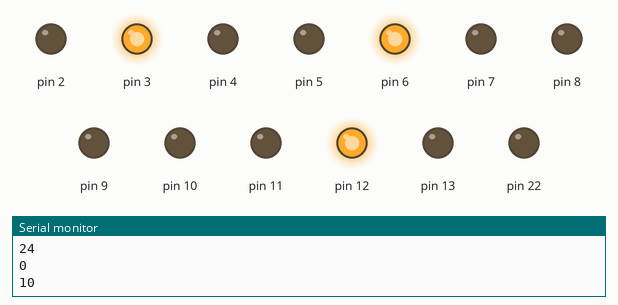
A sketch run on a simulated Arduino Mega 2560, built with avr-gcc and run on an emulated ATmega2560. On the bench: output pins drawn as LEDs (lit = HIGH), the last lines printed to the serial monitor. The local clock reads 2024-03-15 10:24:30 at power-on unless the sketch sets it.

Above: at 0.1 s.
At 30.3 s:
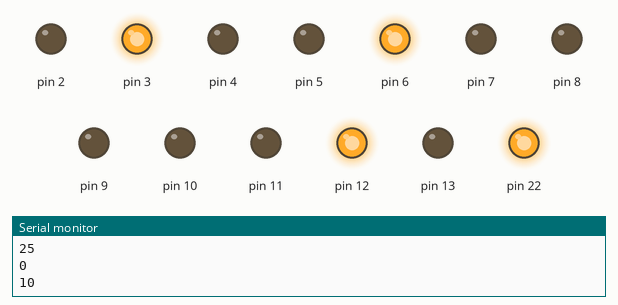
At 90.9 s:
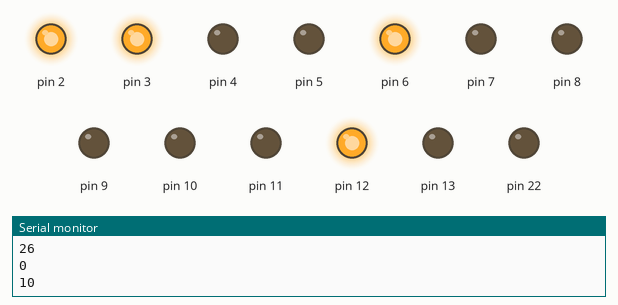
Timing chart, 0 to 92.4 s (numbered marks = the images above):
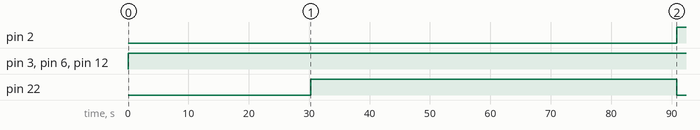

Measured:
- by itself, pin 2: LOW → HIGH at 90.9 s
- by itself, pin 3, pin 6, pin 12: LOW → HIGH at 0.01 s
- by itself, pin 22: LOW → HIGH at 30.3 s, → LOW 60.6 s later

The sketch:

binary_clock.ino
```cpp
#include <DS3231.h>

// Init the DS3231 using the hardware interface
DS3231  rtc(SDA, SCL);

// Init a Time-data structure
Time  t;

void setup()
{
  pinMode(22,OUTPUT);
  pinMode(2, OUTPUT);
  pinMode(3, OUTPUT);
  pinMode(4, OUTPUT);
  pinMode(5, OUTPUT);
  pinMode(6, OUTPUT);
  pinMode(7, OUTPUT);
  pinMode(8, OUTPUT);
  pinMode(9, OUTPUT);
  pinMode(10, OUTPUT);
  pinMode(11, OUTPUT);
  pinMode(12, OUTPUT);
  pinMode(13, OUTPUT);
  // Setup Serial connection
  Serial.begin(115200);
  // Uncomment the next line if you are using an Arduino Leonardo
  //while (!Serial) {}

  // Initialize the rtc object
  rtc.begin();

  // The following lines can be uncommented to set the date and time
  //rtc.setDOW(WEDNESDAY);     // Set Day-of-Week to SUNDAY
  //rtc.setTime(17, 27, 0);     // Set the time to 12:00:00 (24hr format)
  //rtc.setDate(11, 1, 2017);   // Set the date to January 1st, 2014
}

void loop()
{
  // Get data from the DS3231
   t= rtc.getTime();

  // date
  Serial.print(t.date, DEC);
  Serial.print("/");
  Serial.print(rtc.getMonthStr());
  Serial.print("/");
  Serial.print(t.year, DEC);
  Serial.println(".");

  // Day-of-Week and time
  Serial.print(t.dow, DEC);
  Serial.println("  -  -  -  -  -");
  Serial.print(t.hour, DEC);
  Serial.print(":");
  Serial.print(t.min, DEC);
  Serial.print(":");
  Serial.print(t.sec, DEC);
  Serial.println(".");

  // This is for readability
  Serial.println("  -  -  -  -  -  -  -  -  -  -  -  -  -  -  -  -  -  -  -  -  -");

  int munit=0;
  int miunit=0;
  int hunit=0;
  int hounit=0;
   munit=t.min%10;
   miunit=t.min;
   Serial.println(munit);
   Serial.println(miunit);
   //minutes units digit
  if(munit == 1 || munit == 3 || munit == 5 || munit == 7 || munit == 9)
  {
    digitalWrite(22,HIGH);
  }
  else
  {
    digitalWrite(22,LOW);
  }
 if(munit == 2 || munit == 3 || munit == 6 || munit == 7)
 {
  digitalWrite(2,HIGH);
  }
  else
  {
    digitalWrite(2,LOW);
    }
 if(munit == 4 || munit == 5 || munit == 6 || munit == 7)
 {
  digitalWrite(3,HIGH);
  }
  else
  {
    digitalWrite(3,LOW);
    }
 if(munit == 8 || munit == 9)
 {
  digitalWrite(4,HIGH);
  }
  else
  {
    digitalWrite(4,LOW);
  }

 //minutes tens digit
 if((miunit >= 10 && miunit < 20) || (miunit >= 30 && miunit < 40) || (miunit >= 50 && miunit < 60))
 {
  digitalWrite(5, HIGH);
  }
  else
  {
    digitalWrite(5,LOW);
    }
 if(miunit >= 20 && miunit < 40)
 {
  digitalWrite(6, HIGH);
 }
 else
 {
  digitalWrite(6,LOW);
  }
 if(miunit >= 40 && miunit < 60)
 {
  digitalWrite(7, HIGH);
  }
  else
  {
    digitalWrite(7,LOW);
    }

    //Hours
    hunit=t.hour%10;
   hounit=t.hour;
    Serial.println(hunit);
    Serial.println(hounit);
 //hour units digit
 if(hunit == 1 || hunit == 3 || hunit == 5 || hunit == 7 || hunit == 9)
 {
  digitalWrite(8, HIGH);
  }
  else
  {
    digitalWrite(8,LOW);
    }
 if(hunit == 2 || hunit == 3 || hunit == 6 || hunit == 7)
 {
  digitalWrite(9, HIGH);
  }
  else
  {
    digitalWrite(9,LOW);
    }
 if(hunit == 4 || hunit == 5 || hunit == 6 || hunit == 7)
 {
  digitalWrite(10, HIGH);
  }
  else
  {
    digitalWrite(10,LOW);
    }
 if(hunit == 8 || hunit == 9)
 {
  digitalWrite(11, HIGH);
  }
  else
  {
    digitalWrite(11,LOW);
    }

 //hour tens digit
 if(hounit >= 10 && hounit < 20)
 {
  digitalWrite(12, HIGH);
  }
  else
  {
    digitalWrite(12,LOW);
    }
 if(hounit >= 20 && hounit < 24)
 {
  digitalWrite(13, HIGH);
  }
  else
  {
    digitalWrite(13,LOW);
    }


  // Wait one second before repeating :)
  delay (1000);
}
```
